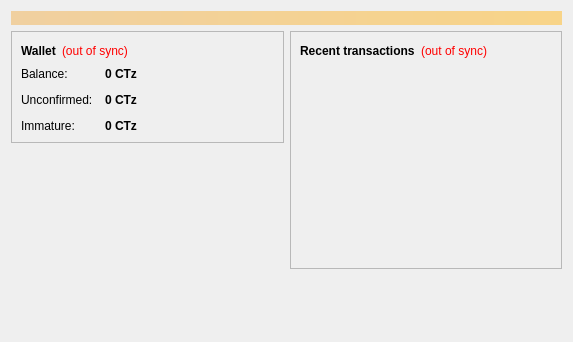
<?xml version="1.0" encoding="UTF-8"?>
<ui version="4.0">
 <class>OverviewPage</class>
 <widget class="QWidget" name="OverviewPage">
  <property name="geometry">
   <rect>
    <x>0</x>
    <y>0</y>
    <width>573</width>
    <height>342</height>
   </rect>
  </property>
  <property name="windowTitle">
   <string>Form</string>
  </property>
  <layout class="QVBoxLayout" name="topLayout">
   <item>
    <widget class="QLabel" name="labelAlerts">
     <property name="visible">
      <bool>false</bool>
     </property>
     <property name="styleSheet">
      <string notr="true">background-color: qlineargradient(x1: 0, y1: 0, x2: 1, y2: 0, stop:0 #F0D0A0, stop:1 #F8D488); color:#000000;</string>
     </property>
     <property name="wordWrap">
      <bool>true</bool>
     </property>
     <property name="margin">
      <number>3</number>
     </property>
    </widget>
   </item>
   <item>
    <layout class="QHBoxLayout" name="horizontalLayout" stretch="1,1">
     <item>
      <layout class="QVBoxLayout" name="verticalLayout_2">
       <item>
        <widget class="QFrame" name="frame">
         <property name="frameShape">
          <enum>QFrame::StyledPanel</enum>
         </property>
         <property name="frameShadow">
          <enum>QFrame::Raised</enum>
         </property>
         <layout class="QVBoxLayout" name="verticalLayout_4">
          <item>
           <layout class="QHBoxLayout" name="horizontalLayout_4">
            <item>
             <widget class="QLabel" name="label_5">
              <property name="font">
               <font>
                <weight>75</weight>
                <bold>true</bold>
               </font>
              </property>
              <property name="text">
               <string>Wallet</string>
              </property>
             </widget>
            </item>
            <item>
             <widget class="QLabel" name="labelWalletStatus">
              <property name="toolTip">
               <string>The displayed information may be out of date. Your wallet automatically synchronizes with the CTz network after a connection is established, but this process has not completed yet.</string>
              </property>
              <property name="styleSheet">
               <string notr="true">QLabel { color: red; }</string>
              </property>
              <property name="text">
               <string notr="true">(out of sync)</string>
              </property>
              <property name="alignment">
               <set>Qt::AlignLeading|Qt::AlignLeft|Qt::AlignVCenter</set>
              </property>
             </widget>
            </item>
            <item>
             <spacer name="horizontalSpacer_2">
              <property name="orientation">
               <enum>Qt::Horizontal</enum>
              </property>
              <property name="sizeHint" stdset="0">
               <size>
                <width>40</width>
                <height>20</height>
               </size>
              </property>
             </spacer>
            </item>
           </layout>
          </item>
          <item>
           <layout class="QFormLayout" name="formLayout_2">
            <property name="fieldGrowthPolicy">
             <enum>QFormLayout::AllNonFixedFieldsGrow</enum>
            </property>
            <property name="horizontalSpacing">
             <number>12</number>
            </property>
            <property name="verticalSpacing">
             <number>12</number>
            </property>
            <item row="0" column="0">
             <widget class="QLabel" name="label">
              <property name="text">
               <string>Balance:</string>
              </property>
             </widget>
            </item>
            <item row="0" column="1">
             <widget class="QLabel" name="labelBalance">
              <property name="font">
               <font>
                <weight>75</weight>
                <bold>true</bold>
               </font>
              </property>
              <property name="cursor">
               <cursorShape>IBeamCursor</cursorShape>
              </property>
              <property name="toolTip">
               <string>Your current balance</string>
              </property>
              <property name="text">
               <string notr="true">0 CTz</string>
              </property>
              <property name="textInteractionFlags">
               <set>Qt::LinksAccessibleByMouse|Qt::TextSelectableByKeyboard|Qt::TextSelectableByMouse</set>
              </property>
             </widget>
            </item>
            <item row="1" column="0">
             <widget class="QLabel" name="label_3">
              <property name="text">
               <string>Unconfirmed:</string>
              </property>
             </widget>
            </item>
            <item row="1" column="1">
             <widget class="QLabel" name="labelUnconfirmed">
              <property name="font">
               <font>
                <weight>75</weight>
                <bold>true</bold>
               </font>
              </property>
              <property name="cursor">
               <cursorShape>IBeamCursor</cursorShape>
              </property>
              <property name="toolTip">
               <string>Total of transactions that have yet to be confirmed, and do not yet count toward the current balance</string>
              </property>
              <property name="text">
               <string notr="true">0 CTz</string>
              </property>
              <property name="textInteractionFlags">
               <set>Qt::LinksAccessibleByMouse|Qt::TextSelectableByKeyboard|Qt::TextSelectableByMouse</set>
              </property>
             </widget>
            </item>
            <item row="2" column="0">
             <widget class="QLabel" name="labelImmatureText">
              <property name="text">
               <string>Immature:</string>
              </property>
             </widget>
            </item>
            <item row="2" column="1">
             <widget class="QLabel" name="labelImmature">
              <property name="font">
               <font>
                <weight>75</weight>
                <bold>true</bold>
               </font>
              </property>
              <property name="toolTip">
               <string>Mined balance that has not yet matured</string>
              </property>
              <property name="text">
               <string notr="true">0 CTz</string>
              </property>
              <property name="textInteractionFlags">
               <set>Qt::LinksAccessibleByMouse|Qt::TextSelectableByKeyboard|Qt::TextSelectableByMouse</set>
              </property>
             </widget>
            </item>
           </layout>
          </item>
         </layout>
        </widget>
       </item>
       <item>
        <spacer name="verticalSpacer">
         <property name="orientation">
          <enum>Qt::Vertical</enum>
         </property>
         <property name="sizeHint" stdset="0">
          <size>
           <width>20</width>
           <height>40</height>
          </size>
         </property>
        </spacer>
       </item>
      </layout>
     </item>
     <item>
      <layout class="QVBoxLayout" name="verticalLayout_3">
       <item>
        <widget class="QFrame" name="frame_2">
         <property name="frameShape">
          <enum>QFrame::StyledPanel</enum>
         </property>
         <property name="frameShadow">
          <enum>QFrame::Raised</enum>
         </property>
         <layout class="QVBoxLayout" name="verticalLayout">
          <item>
           <layout class="QHBoxLayout" name="horizontalLayout_2">
            <item>
             <widget class="QLabel" name="label_4">
              <property name="text">
               <string>&lt;b&gt;Recent transactions&lt;/b&gt;</string>
              </property>
             </widget>
            </item>
            <item>
             <widget class="QLabel" name="labelTransactionsStatus">
              <property name="toolTip">
               <string>The displayed information may be out of date. Your wallet automatically synchronizes with the CTz network after a connection is established, but this process has not completed yet.</string>
              </property>
              <property name="styleSheet">
               <string notr="true">QLabel { color: red; }</string>
              </property>
              <property name="text">
               <string notr="true">(out of sync)</string>
              </property>
              <property name="alignment">
               <set>Qt::AlignRight|Qt::AlignTrailing|Qt::AlignVCenter</set>
              </property>
             </widget>
            </item>
            <item>
             <spacer name="horizontalSpacer">
              <property name="orientation">
               <enum>Qt::Horizontal</enum>
              </property>
              <property name="sizeHint" stdset="0">
               <size>
                <width>40</width>
                <height>20</height>
               </size>
              </property>
             </spacer>
            </item>
           </layout>
          </item>
          <item>
           <widget class="QListView" name="listTransactions">
            <property name="styleSheet">
             <string notr="true">QListView { background: transparent; }</string>
            </property>
            <property name="frameShape">
             <enum>QFrame::NoFrame</enum>
            </property>
            <property name="verticalScrollBarPolicy">
             <enum>Qt::ScrollBarAlwaysOff</enum>
            </property>
            <property name="horizontalScrollBarPolicy">
             <enum>Qt::ScrollBarAlwaysOff</enum>
            </property>
            <property name="selectionMode">
             <enum>QAbstractItemView::NoSelection</enum>
            </property>
           </widget>
          </item>
         </layout>
        </widget>
       </item>
       <item>
        <spacer name="verticalSpacer_2">
         <property name="orientation">
          <enum>Qt::Vertical</enum>
         </property>
         <property name="sizeHint" stdset="0">
          <size>
           <width>20</width>
           <height>40</height>
          </size>
         </property>
        </spacer>
       </item>
      </layout>
     </item>
    </layout>
   </item>
  </layout>
 </widget>
 <resources/>
 <connections/>
</ui>
